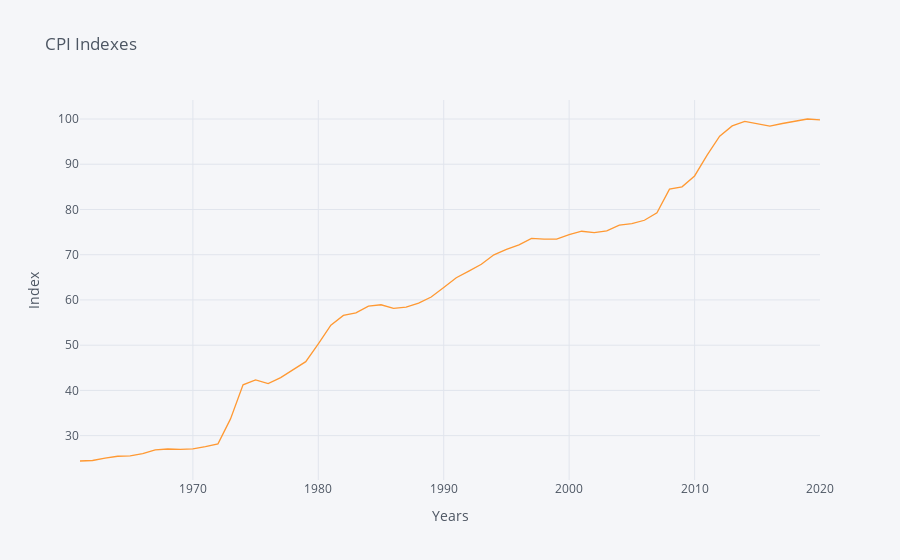
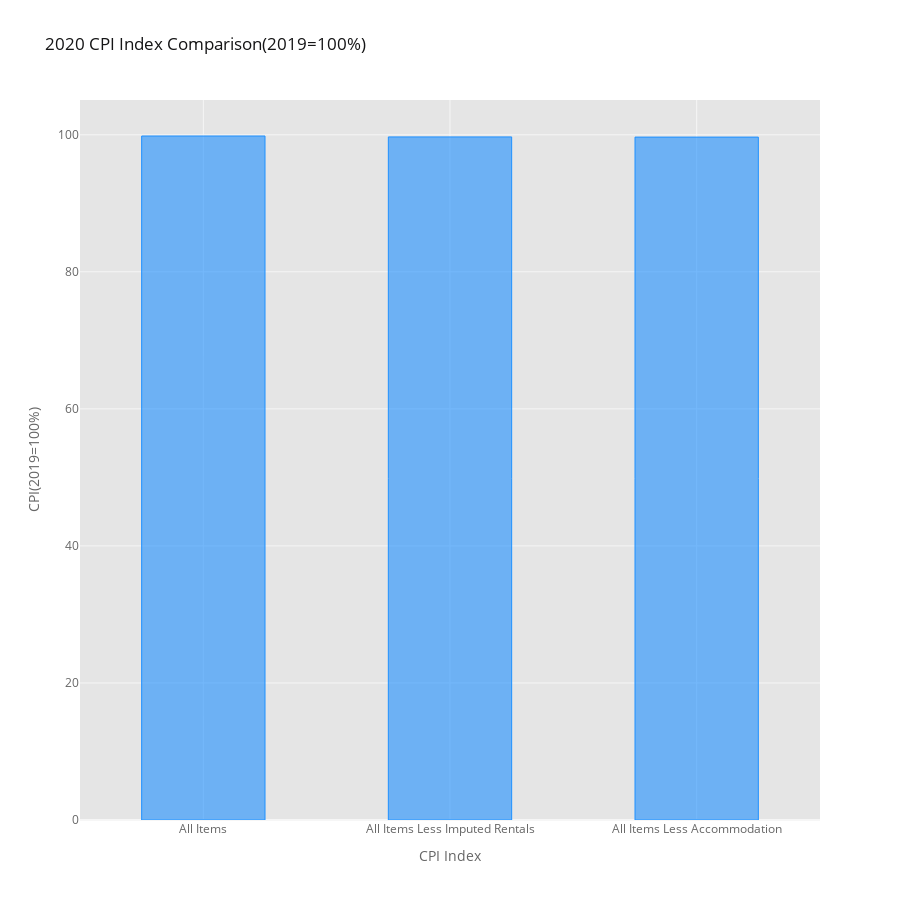
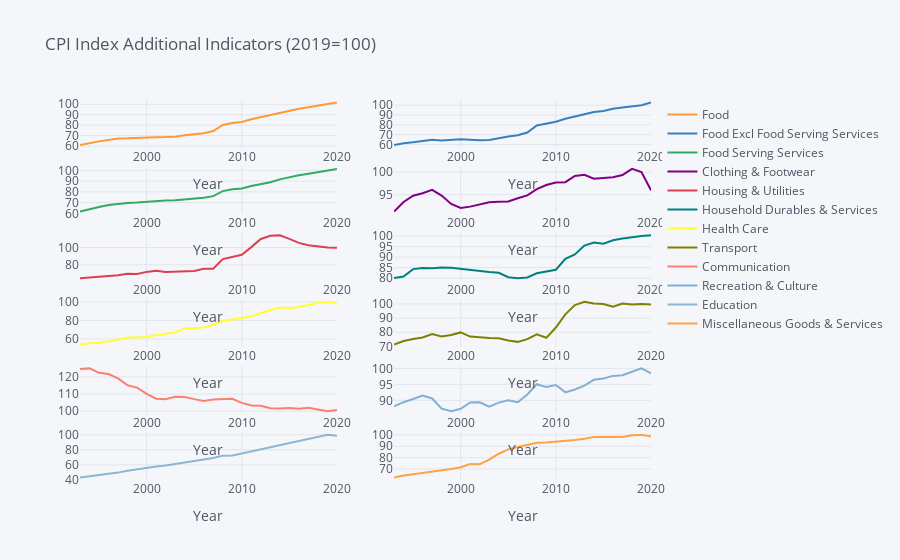
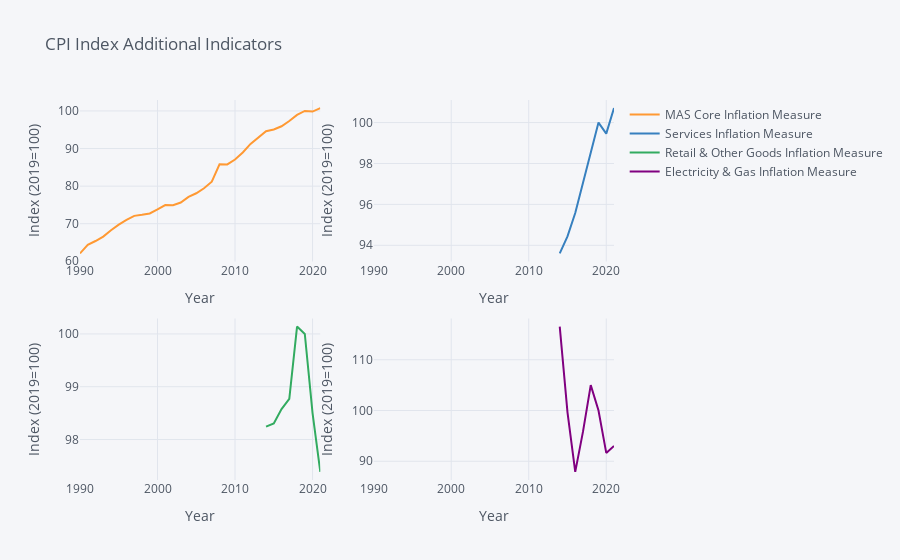

Here is the notebook cell these charts were saved with, in order:
### Code cell
#barchart of 2020 CPI
#filtering out only 2020 data to identify what are the differences between the 3 indexes before going into historical
dfCPI_2020 = dfCPI[dfCPI['year'] == 2020]



#displaying CPI index bar graph
#converting data to numeric
dfCPI_2020['value'] = dfCPI_2020['value'].apply(pd.to_numeric)


#line chart of CPI 
#dropping NA values 
dfCPI_drop = dfCPI[~dfCPI.value.str.contains("na")] #excludes all rows from the dataframe that contain the string "na" in the value column

#converting data type to numeric
dfCPI_drop['value'] = dfCPI_drop['value'].apply(pd.to_numeric)

#reshaping the dataframe
dfCPI_drop_shaped = dfCPI_drop.pivot(index='year', columns='level_1',
                                    values='value')

#displaying CPI index line graph
dfCPI_drop_shaped_allitems = dfCPI_drop_shaped['All Items']


#detailed line chart of CPI 
#reshaping the dataframe
dfDetailed_CPI_Annual_shaped = dfDetailed_CPI_Annual.pivot(index='year', columns='level_2',
                                    values='value')


#line chart of MAS Core Inflation
#dropping NA values
dfInflation_drop = dfInflation_drop = dfInflation[~dfInflation.value.str.contains("na")] #excludes all rows from the dataframe that contain the string "na" in the value column

dfInflation_drop['value'] = dfInflation_drop['value'].apply(pd.to_numeric)

dfInflation_drop_shaped = dfInflation_drop.pivot(index='year', columns='level_1',
                                    values='value')

dfCPI_drop_shaped_allitems.iplot(kind='line', xTitle='Years', yTitle='Index',
                    title='CPI Indexes')
print()

printmd(f'<u>**My thoughts, comments and analysis on the above chart:**</u>')

printmd(f'The chart shows the CPI Index performance over the years, with the CPI representing prices of general consumer goods. \
As seen the from the chart surprisingly during the financial crisis in 1997 and 2008 with the CPI increasing a relatively stable rate \
over the years.')

#displaying bar chart CPI
dfCPI_2020.iplot(kind="bar", x='level_1', y="value",
                  colors=["dodgerblue"],
                  bargap=0.5,
                  dimensions=(900,900),
                  theme="ggplot",
                  xTitle="CPI Index", yTitle="CPI(2019=100%)", title="2020 CPI Index Comparison(2019=100%)")

printmd(f'<u>**My thoughts, comments and analysis on the above chart:**</u>')

printmd(f'The bar chart shows the breakdown of the CPI indicators for 2020, which as can be seen had very little differences between each other \
with house prices during this period reaching all time highs in the news, I expected the All Items Less Accomodation indicator to be significantly less \
which would indicate that house prices were rising at a much higher price compared to the rest of consumer products. However, as seen from the graph \
that is not the case and it is more likely that ALL goods were at very high prices at that time.')
print()


#displaying detailed CPI index line graph
dfDetailed_CPI_Annual_shaped.iplot(y=['Food', 'Food Excl Food Serving Services', 'Food Serving Services', 'Clothing & Footwear', 'Housing & Utilities', 'Household Durables & Services', 'Health Care', 'Transport', 'Communication', 'Recreation & Culture', 'Education', 'Miscellaneous Goods & Services'],
               width=2.0,
               subplots=True,
               xTitle="Year", title="CPI Index Additional Indicators (2019=100)")
        

printmd(f'<u>**My thoughts, comments and analysis on the above chart:**</u>')

printmd(f'This chart is very interesting to me since it breaks down the CPI indicators into alot more detail compared to the previous datasets. \
As can be seen there was a significant increase in housing and utilities prices around the 2014 period which slowly tapered off to present time. \
What else is interesting is that communication was much more expensive in the past than it is now, this could be due to technology advancements, improvements \
in operational efficiency or economies of scale of the 3 big telecom companies, Singtel, M1, and Starhub that resulted in overall reduced prices.')
print()
print('Generally the rest of the other indicators experienced similair slow but steady increases in price however, it is noted that transport prices \
were at 73% of 2019 levels which scares me as I would soon be paying adult fares on public transport.')
print()


#displaying CPI Index line graph
dfInflation_drop_shaped.iplot(y=['MAS Core Inflation Measure', 'Services Inflation Measure', 'Retail & Other Goods Inflation Measure', 'Electricity & Gas Inflation Measure'],
               width=2.0,
               subplots=True,
               xTitle="Year", yTitle="Index (2019=100)", title="CPI Index Additional Indicators")



printmd(f'<u>**My thoughts, comments and analysis on the above chart:**</u>')

printmd(f'This chart shows us some more additional indicators, and first thing you will notice is that besides the MAS Core Inflation, \
the rest of the indicators are very weird looking. This is because, there was no data in the earlier years for the other indicators. I suspect it was due \
to the data not being recorded in their systems during that period which resulted in this data lapse.')
print()
print('Looking at the charts, the MAS Core inflation has steadily been increasing but thankfully, electricity and retail costs have decreased \
in 2020.')

print()

### Figure 1 — Plotly figure (JSON) as saved in the notebook; plotly's stock layout.template omitted (floating-point values rounded to 4 significant figures)
{"data": [{"line": {"color": "rgba(255, 153, 51, 1.0)", "dash": "solid", "shape": "linear", "width": 1.3}, "mode": "lines", "name": "All Items", "text": "", "type": "scatter", "x": [1961, 1962, 1963, 1964, 1965, 1966, 1967, 1968, 1969, 1970, 1971, 1972, 1973, 1974, 1975, 1976, 1977, 1978, 1979, 1980, 1981, 1982, 1983, 1984, 1985, 1986, 1987, 1988, 1989, 1990, 1991, 1992, 1993, 1994, 1995, 1996, 1997, 1998, 1999, 2000, 2001, 2002, 2003, 2004, 2005, 2006, 2007, 2008, 2009, 2010, 2011, 2012, 2013, 2014, 2015, 2016, 2017, 2018, 2019, 2020], "y": [24.4, 24.51, 25.03, 25.45, 25.51, 26.03, 26.87, 27.06, 26.99, 27.08, 27.59, 28.18, 33.71, 41.25, 42.31, 41.51, 42.83, 44.57, 46.36, 50.32, 54.44, 56.57, 57.16, 58.65, 58.93, 58.12, 58.4, 59.29, 60.65, 62.74, 64.9, 66.36, 67.88, 69.98, 71.19, 72.17, 73.63, 73.43, 73.44, 74.44, 75.19, 74.9, 75.26, 76.52, 76.88, 77.62, 79.25, 84.5, 85.01, 87.41, 92.0, 96.2, 98.47, 99.48, 98.96, 98.44, 99.0, 99.44, 100, 99.82]}], "layout": {"legend": {"bgcolor": "#F5F6F9", "font": {"color": "#4D5663"}}, "paper_bgcolor": "#F5F6F9", "plot_bgcolor": "#F5F6F9", "title": {"font": {"color": "#4D5663"}, "text": "CPI Indexes"}, "xaxis": {"gridcolor": "#E1E5ED", "showgrid": true, "tickfont": {"color": "#4D5663"}, "title": {"font": {"color": "#4D5663"}, "text": "Years"}, "zerolinecolor": "#E1E5ED"}, "yaxis": {"gridcolor": "#E1E5ED", "showgrid": true, "tickfont": {"color": "#4D5663"}, "title": {"font": {"color": "#4D5663"}, "text": "Index"}, "zerolinecolor": "#E1E5ED"}}}

### Figure 2 — Plotly figure (JSON) as saved in the notebook; plotly's stock layout.template omitted (floating-point values rounded to 4 significant figures)
{"data": [{"marker": {"color": "rgba(30, 144, 255, 0.6)", "line": {"color": "rgba(30, 144, 255, 1.0)", "width": 1}}, "name": "value", "orientation": "v", "text": "", "type": "bar", "x": ["All Items", "All Items Less Imputed Rentals", "All Items Less Accommodation"], "y": [99.82, 99.68, 99.66]}], "layout": {"bargap": 0.5, "height": 900, "legend": {"bgcolor": "#FFFFFF", "font": {"color": "#666666"}}, "paper_bgcolor": "#FFFFFF", "plot_bgcolor": "#E5E5E5", "title": {"font": {"color": "#151516"}, "text": "2020 CPI Index Comparison(2019=100%)"}, "width": 900, "xaxis": {"gridcolor": "#F6F6F6", "showgrid": true, "tickfont": {"color": "#666666"}, "title": {"font": {"color": "#666666"}, "text": "CPI Index"}, "zerolinecolor": "#F6F6F6"}, "yaxis": {"gridcolor": "#F6F6F6", "showgrid": true, "tickfont": {"color": "#666666"}, "title": {"font": {"color": "#666666"}, "text": "CPI(2019=100%)"}, "zerolinecolor": "#F6F6F6"}}}

### Figure 3 — Plotly figure (JSON) as saved in the notebook; plotly's stock layout.template omitted (floating-point values rounded to 4 significant figures)
{"data": [{"line": {"color": "rgba(255, 153, 51, 1.0)", "dash": "solid", "shape": "linear", "width": 2}, "mode": "lines", "name": "Food", "text": "", "type": "scatter", "x": [1993, 1994, 1995, 1996, 1997, 1998, 1999, 2000, 2001, 2002, 2003, 2004, 2005, 2006, 2007, 2008, 2009, 2010, 2011, 2012, 2013, 2014, 2015, 2016, 2017, 2018, 2019, 2020], "xaxis": "x", "y": [60.88, 63.04, 64.47, 65.86, 67.21, 67.35, 67.92, 68.26, 68.55, 68.58, 69.0, 70.34, 71.22, 72.31, 74.41, 80.17, 82.0, 83.12, 85.67, 87.63, 89.47, 92.11, 93.84, 95.73, 97.11, 98.51, 100, 101.8], "yaxis": "y"}, {"line": {"color": "rgba(55, 128, 191, 1.0)", "dash": "solid", "shape": "linear", "width": 2}, "mode": "lines", "name": "Food Excl Food Serving Services", "text": "", "type": "scatter", "x": [1993, 1994, 1995, 1996, 1997, 1998, 1999, 2000, 2001, 2002, 2003, 2004, 2005, 2006, 2007, 2008, 2009, 2010, 2011, 2012, 2013, 2014, 2015, 2016, 2017, 2018, 2019, 2020], "xaxis": "x2", "y": [59.46, 61.33, 62.27, 63.32, 64.88, 64.22, 65.02, 65.33, 65.04, 64.31, 64.72, 66.8, 68.15, 69.45, 72.23, 79.35, 81.3, 83.19, 86.15, 88.28, 90.33, 93.0, 94.19, 96.32, 97.56, 98.86, 100, 102.9], "yaxis": "y2"}, {"line": {"color": "rgba(50, 171, 96, 1.0)", "dash": "solid", "shape": "linear", "width": 2}, "mode": "lines", "name": "Food Serving Services", "text": "", "type": "scatter", "x": [1993, 1994, 1995, 1996, 1997, 1998, 1999, 2000, 2001, 2002, 2003, 2004, 2005, 2006, 2007, 2008, 2009, 2010, 2011, 2012, 2013, 2014, 2015, 2016, 2017, 2018, 2019, 2020], "xaxis": "x3", "y": [61.67, 64.09, 66.0, 67.72, 68.84, 69.76, 70.14, 70.5, 71.25, 71.9, 72.33, 73.08, 73.57, 74.49, 76.04, 80.73, 82.49, 83.13, 85.42, 87.28, 88.99, 91.62, 93.65, 95.41, 96.86, 98.32, 100, 101.3], "yaxis": "y3"}, {"line": {"color": "rgba(128, 0, 128, 1.0)", "dash": "solid", "shape": "linear", "width": 2}, "mode": "lines", "name": "Clothing & Footwear", "text": "", "type": "scatter", "x": [1993, 1994, 1995, 1996, 1997, 1998, 1999, 2000, 2001, 2002, 2003, 2004, 2005, 2006, 2007, 2008, 2009, 2010, 2011, 2012, 2013, 2014, 2015, 2016, 2017, 2018, 2019, 2020], "xaxis": "x4", "y": [91.23, 93.36, 94.76, 95.3, 96.06, 94.79, 92.92, 92.05, 92.34, 92.82, 93.31, 93.42, 93.49, 94.19, 94.84, 96.23, 97.12, 97.7, 97.76, 99.14, 99.4, 98.52, 98.68, 98.86, 99.35, 100.7, 100, 95.98], "yaxis": "y4"}, {"line": {"color": "rgba(219, 64, 82, 1.0)", "dash": "solid", "shape": "linear", "width": 2}, "mode": "lines", "name": "Housing & Utilities", "text": "", "type": "scatter", "x": [1993, 1994, 1995, 1996, 1997, 1998, 1999, 2000, 2001, 2002, 2003, 2004, 2005, 2006, 2007, 2008, 2009, 2010, 2011, 2012, 2013, 2014, 2015, 2016, 2017, 2018, 2019, 2020], "xaxis": "x5", "y": [64.56, 65.26, 65.89, 66.47, 67.92, 69.49, 69.33, 71.79, 73.05, 71.64, 71.79, 71.94, 72.93, 75.47, 75.4, 86.64, 89.22, 91.64, 100.5, 109.9, 113.6, 114.1, 110.1, 105.4, 102.7, 101.2, 100, 99.67], "yaxis": "y5"}, {"line": {"color": "rgba(0, 128, 128, 1.0)", "dash": "solid", "shape": "linear", "width": 2}, "mode": "lines", "name": "Household Durables & Services", "text": "", "type": "scatter", "x": [1993, 1994, 1995, 1996, 1997, 1998, 1999, 2000, 2001, 2002, 2003, 2004, 2005, 2006, 2007, 2008, 2009, 2010, 2011, 2012, 2013, 2014, 2015, 2016, 2017, 2018, 2019, 2020], "xaxis": "x6", "y": [80.09, 80.84, 84.32, 84.83, 84.71, 85.08, 84.95, 84.39, 84.01, 83.36, 82.93, 82.59, 80.51, 80.06, 80.36, 82.33, 83.2, 84.01, 89.2, 91.24, 95.49, 96.89, 96.3, 97.94, 98.77, 99.42, 100, 100.3], "yaxis": "y6"}, {"line": {"color": "rgba(255, 255, 51, 1.0)", "dash": "solid", "shape": "linear", "width": 2}, "mode": "lines", "name": "Health Care", "text": "", "type": "scatter", "x": [1993, 1994, 1995, 1996, 1997, 1998, 1999, 2000, 2001, 2002, 2003, 2004, 2005, 2006, 2007, 2008, 2009, 2010, 2011, 2012, 2013, 2014, 2015, 2016, 2017, 2018, 2019, 2020], "xaxis": "x7", "y": [53.9, 55.38, 56.16, 57.24, 59.22, 61.51, 61.45, 62.27, 64.12, 66.05, 67.23, 71.27, 71.63, 72.33, 75.33, 79.47, 80.9, 82.39, 84.25, 87.95, 91.31, 93.8, 93.5, 94.48, 96.95, 98.99, 100, 97.96], "yaxis": "y7"}, {"line": {"color": "rgba(128, 128, 0, 1.0)", "dash": "solid", "shape": "linear", "width": 2}, "mode": "lines", "name": "Transport", "text": "", "type": "scatter", "x": [1993, 1994, 1995, 1996, 1997, 1998, 1999, 2000, 2001, 2002, 2003, 2004, 2005, 2006, 2007, 2008, 2009, 2010, 2011, 2012, 2013, 2014, 2015, 2016, 2017, 2018, 2019, 2020], "xaxis": "x8", "y": [71.25, 73.8, 75.29, 76.24, 78.77, 77.08, 78.01, 79.87, 76.92, 76.31, 75.97, 75.72, 74.1, 73.2, 75.13, 78.46, 76.06, 83.32, 92.66, 99.17, 101.4, 100.3, 99.98, 98.03, 100.3, 99.6, 100, 99.58], "yaxis": "y8"}, {"line": {"color": "rgba(251, 128, 114, 1.0)", "dash": "solid", "shape": "linear", "width": 2}, "mode": "lines", "name": "Communication", "text": "", "type": "scatter", "x": [1993, 1994, 1995, 1996, 1997, 1998, 1999, 2000, 2001, 2002, 2003, 2004, 2005, 2006, 2007, 2008, 2009, 2010, 2011, 2012, 2013, 2014, 2015, 2016, 2017, 2018, 2019, 2020], "xaxis": "x9", "y": [124.7, 125.0, 122.4, 121.7, 119.2, 115.1, 113.8, 110.2, 107.3, 107.0, 108.4, 108.3, 107.0, 105.9, 106.8, 107.0, 107.2, 104.8, 103.3, 103.2, 101.7, 101.5, 101.8, 101.4, 101.9, 100.9, 100, 100.7], "yaxis": "y9"}, {"line": {"color": "rgba(128, 177, 211, 1.0)", "dash": "solid", "shape": "linear", "width": 2}, "mode": "lines", "name": "Recreation & Culture", "text": "", "type": "scatter", "x": [1993, 1994, 1995, 1996, 1997, 1998, 1999, 2000, 2001, 2002, 2003, 2004, 2005, 2006, 2007, 2008, 2009, 2010, 2011, 2012, 2013, 2014, 2015, 2016, 2017, 2018, 2019, 2020], "xaxis": "x10", "y": [88.15, 89.41, 90.41, 91.49, 90.58, 87.4, 86.61, 87.33, 89.31, 89.36, 87.99, 89.28, 90.03, 89.4, 91.82, 95.04, 94.14, 94.78, 92.49, 93.39, 94.6, 96.43, 96.82, 97.64, 97.87, 98.97, 100, 98.45], "yaxis": "y10"}, {"line": {"color": "rgba(128, 177, 211, 0.8999999999999999)", "dash": "solid", "shape": "linear", "width": 2}, "mode": "lines", "name": "Education", "text": "", "type": "scatter", "x": [1993, 1994, 1995, 1996, 1997, 1998, 1999, 2000, 2001, 2002, 2003, 2004, 2005, 2006, 2007, 2008, 2009, 2010, 2011, 2012, 2013, 2014, 2015, 2016, 2017, 2018, 2019, 2020], "xaxis": "x11", "y": [42.9, 44.39, 46.24, 48.27, 49.59, 51.94, 54.14, 55.63, 57.78, 59.1, 61.02, 63.13, 65.17, 67.19, 69.09, 72.27, 72.57, 75.1, 77.87, 81.03, 83.91, 86.77, 89.53, 92.25, 94.98, 97.7, 100, 98.93], "yaxis": "y11"}, {"line": {"color": "rgba(255, 153, 51, 0.8999999999999999)", "dash": "solid", "shape": "linear", "width": 2}, "mode": "lines", "name": "Miscellaneous Goods & Services", "text": "", "type": "scatter", "x": [1993, 1994, 1995, 1996, 1997, 1998, 1999, 2000, 2001, 2002, 2003, 2004, 2005, 2006, 2007, 2008, 2009, 2010, 2011, 2012, 2013, 2014, 2015, 2016, 2017, 2018, 2019, 2020], "xaxis": "x12", "y": [62.43, 64.32, 65.34, 66.41, 67.47, 68.78, 70.03, 71.51, 74.35, 74.25, 78.21, 83.43, 87.18, 89.33, 91.32, 93.08, 93.37, 94.03, 94.83, 95.52, 96.68, 98.03, 98.12, 98.32, 98.24, 99.57, 100, 98.86], "yaxis": "y12"}], "layout": {"legend": {"bgcolor": "#F5F6F9", "font": {"color": "#4D5663"}}, "paper_bgcolor": "#F5F6F9", "plot_bgcolor": "#F5F6F9", "title": {"font": {"color": "#4D5663"}, "text": "CPI Index Additional Indicators (2019=100)"}, "xaxis": {"anchor": "y", "domain": [0, 0.45], "gridcolor": "#E1E5ED", "showgrid": true, "tickfont": {"color": "#4D5663"}, "title": {"font": {"color": "#4D5663"}, "text": "Year"}, "zerolinecolor": "#E1E5ED"}, "xaxis10": {"anchor": "y10", "domain": [0.55, 1], "gridcolor": "#E1E5ED", "showgrid": true, "tickfont": {"color": "#4D5663"}, "title": {"font": {"color": "#4D5663"}, "text": "Year"}, "zerolinecolor": "#E1E5ED"}, "xaxis11": {"anchor": "y11", "domain": [0, 0.45], "gridcolor": "#E1E5ED", "showgrid": true, "tickfont": {"color": "#4D5663"}, "title": {"font": {"color": "#4D5663"}, "text": "Year"}, "zerolinecolor": "#E1E5ED"}, "xaxis12": {"anchor": "y12", "domain": [0.55, 1], "gridcolor": "#E1E5ED", "showgrid": true, "tickfont": {"color": "#4D5663"}, "title": {"font": {"color": "#4D5663"}, "text": "Year"}, "zerolinecolor": "#E1E5ED"}, "xaxis2": {"anchor": "y2", "domain": [0.55, 1], "gridcolor": "#E1E5ED", "showgrid": true, "tickfont": {"color": "#4D5663"}, "title": {"font": {"color": "#4D5663"}, "text": "Year"}, "zerolinecolor": "#E1E5ED"}, "xaxis3": {"anchor": "y3", "domain": [0, 0.45], "gridcolor": "#E1E5ED", "showgrid": true, "tickfont": {"color": "#4D5663"}, "title": {"font": {"color": "#4D5663"}, "text": "Year"}, "zerolinecolor": "#E1E5ED"}, "xaxis4": {"anchor": "y4", "domain": [0.55, 1], "gridcolor": "#E1E5ED", "showgrid": true, "tickfont": {"color": "#4D5663"}, "title": {"font": {"color": "#4D5663"}, "text": "Year"}, "zerolinecolor": "#E1E5ED"}, "xaxis5": {"anchor": "y5", "domain": [0, 0.45], "gridcolor": "#E1E5ED", "showgrid": true, "tickfont": {"color": "#4D5663"}, "title": {"font": {"color": "#4D5663"}, "text": "Year"}, "zerolinecolor": "#E1E5ED"}, "xaxis6": {"anchor": "y6", "domain": [0.55, 1], "gridcolor": "#E1E5ED", "showgrid": true, "tickfont": {"color": "#4D5663"}, "title": {"font": {"color": "#4D5663"}, "text": "Year"}, "zerolinecolor": "#E1E5ED"}, "xaxis7": {"anchor": "y7", "domain": [0, 0.45], "gridcolor": "#E1E5ED", "showgrid": true, "tickfont": {"color": "#4D5663"}, "title": {"font": {"color": "#4D5663"}, "text": "Year"}, "zerolinecolor": "#E1E5ED"}, "xaxis8": {"anchor": "y8", "domain": [0.55, 1], "gridcolor": "#E1E5ED", "showgrid": true, "tickfont": {"color": "#4D5663"}, "title": {"font": {"color": "#4D5663"}, "text": "Year"}, "zerolinecolor": "#E1E5ED"}, "xaxis9": {"anchor": "y9", "domain": [0, 0.45], "gridcolor": "#E1E5ED", "showgrid": true, "tickfont": {"color": "#4D5663"}, "title": {"font": {"color": "#4D5663"}, "text": "Year"}, "zerolinecolor": "#E1E5ED"}, "yaxis": {"anchor": "x", "domain": [0.875, 1], "gridcolor": "#E1E5ED", "showgrid": true, "tickfont": {"color": "#4D5663"}, "title": {"font": {"color": "#4D5663"}, "text": ""}, "zerolinecolor": "#E1E5ED"}, "yaxis10": {"anchor": "x10", "domain": [0.175, 0.3], "gridcolor": "#E1E5ED", "showgrid": true, "tickfont": {"color": "#4D5663"}, "title": {"font": {"color": "#4D5663"}, "text": ""}, "zerolinecolor": "#E1E5ED"}, "yaxis11": {"anchor": "x11", "domain": [0, 0.125], "gridcolor": "#E1E5ED", "showgrid": true, "tickfont": {"color": "#4D5663"}, "title": {"font": {"color": "#4D5663"}, "text": ""}, "zerolinecolor": "#E1E5ED"}, "yaxis12": {"anchor": "x12", "domain": [0, 0.125], "gridcolor": "#E1E5ED", "showgrid": true, "tickfont": {"color": "#4D5663"}, "title": {"font": {"color": "#4D5663"}, "text": ""}, "zerolinecolor": "#E1E5ED"}, "yaxis2": {"anchor": "x2", "domain": [0.875, 1], "gridcolor": "#E1E5ED", "showgrid": true, "tickfont": {"color": "#4D5663"}, "title": {"font": {"color": "#4D5663"}, "text": ""}, "zerolinecolor": "#E1E5ED"}, "yaxis3": {"anchor": "x3", "domain": [0.7, 0.825], "gridcolor": "#E1E5ED", "showgrid": true, "tickfont": {"color": "#4D5663"}, "title": {"font": {"color": "#4D5663"}, "text": ""}, "zerolinecolor": "#E1E5ED"}, "yaxis4": {"anchor": "x4", "domain": [0.7, 0.825], "gridcolor": "#E1E5ED", "showgrid": true, "tickfont": {"color": "#4D5663"}, "title": {"font": {"color": "#4D5663"}, "text": ""}, "zerolinecolor": "#E1E5ED"}, "yaxis5": {"anchor": "x5", "domain": [0.525, 0.65], "gridcolor": "#E1E5ED", "showgrid": true, "tickfont": {"color": "#4D5663"}, "title": {"font": {"color": "#4D5663"}, "text": ""}, "zerolinecolor": "#E1E5ED"}, "yaxis6": {"anchor": "x6", "domain": [0.525, 0.65], "gridcolor": "#E1E5ED", "showgrid": true, "tickfont": {"color": "#4D5663"}, "title": {"font": {"color": "#4D5663"}, "text": ""}, "zerolinecolor": "#E1E5ED"}, "yaxis7": {"anchor": "x7", "domain": [0.35, 0.475], "gridcolor": "#E1E5ED", "showgrid": true, "tickfont": {"color": "#4D5663"}, "title": {"font": {"color": "#4D5663"}, "text": ""}, "zerolinecolor": "#E1E5ED"}, "yaxis8": {"anchor": "x8", "domain": [0.35, 0.475], "gridcolor": "#E1E5ED", "showgrid": true, "tickfont": {"color": "#4D5663"}, "title": {"font": {"color": "#4D5663"}, "text": ""}, "zerolinecolor": "#E1E5ED"}, "yaxis9": {"anchor": "x9", "domain": [0.175, 0.3], "gridcolor": "#E1E5ED", "showgrid": true, "tickfont": {"color": "#4D5663"}, "title": {"font": {"color": "#4D5663"}, "text": ""}, "zerolinecolor": "#E1E5ED"}}}

### Figure 4 — Plotly figure (JSON) as saved in the notebook; plotly's stock layout.template omitted (floating-point values rounded to 4 significant figures)
{"data": [{"line": {"color": "rgba(255, 153, 51, 1.0)", "dash": "solid", "shape": "linear", "width": 2}, "mode": "lines", "name": "MAS Core Inflation Measure", "text": "", "type": "scatter", "x": [1990, 1991, 1992, 1993, 1994, 1995, 1996, 1997, 1998, 1999, 2000, 2001, 2002, 2003, 2004, 2005, 2006, 2007, 2008, 2009, 2010, 2011, 2012, 2013, 2014, 2015, 2016, 2017, 2018, 2019, 2020, 2021], "xaxis": "x", "y": [62.09, 64.36, 65.4, 66.56, 68.25, 69.74, 71.0, 72.09, 72.38, 72.74, 73.82, 74.97, 74.93, 75.63, 77.14, 78.1, 79.44, 81.19, 85.8, 85.78, 87.08, 88.97, 91.24, 92.8, 94.61, 95.08, 95.93, 97.33, 98.97, 100, 99.84, 100.8], "yaxis": "y"}, {"line": {"color": "rgba(55, 128, 191, 1.0)", "dash": "solid", "shape": "linear", "width": 2}, "mode": "lines", "name": "Services Inflation Measure", "text": "", "type": "scatter", "x": [1990, 1991, 1992, 1993, 1994, 1995, 1996, 1997, 1998, 1999, 2000, 2001, 2002, 2003, 2004, 2005, 2006, 2007, 2008, 2009, 2010, 2011, 2012, 2013, 2014, 2015, 2016, 2017, 2018, 2019, 2020, 2021], "xaxis": "x2", "y": ["", "", "", "", "", "", "", "", "", "", "", "", "", "", "", "", "", "", "", "", "", "", "", "", 93.6, 94.44, 95.58, 97.03, 98.45, 100, 99.46, 100.7], "yaxis": "y2"}, {"line": {"color": "rgba(50, 171, 96, 1.0)", "dash": "solid", "shape": "linear", "width": 2}, "mode": "lines", "name": "Retail & Other Goods Inflation Measure", "text": "", "type": "scatter", "x": [1990, 1991, 1992, 1993, 1994, 1995, 1996, 1997, 1998, 1999, 2000, 2001, 2002, 2003, 2004, 2005, 2006, 2007, 2008, 2009, 2010, 2011, 2012, 2013, 2014, 2015, 2016, 2017, 2018, 2019, 2020, 2021], "xaxis": "x3", "y": ["", "", "", "", "", "", "", "", "", "", "", "", "", "", "", "", "", "", "", "", "", "", "", "", 98.25, 98.3, 98.58, 98.77, 100.1, 100, 98.5, 97.39], "yaxis": "y3"}, {"line": {"color": "rgba(128, 0, 128, 1.0)", "dash": "solid", "shape": "linear", "width": 2}, "mode": "lines", "name": "Electricity & Gas Inflation Measure", "text": "", "type": "scatter", "x": [1990, 1991, 1992, 1993, 1994, 1995, 1996, 1997, 1998, 1999, 2000, 2001, 2002, 2003, 2004, 2005, 2006, 2007, 2008, 2009, 2010, 2011, 2012, 2013, 2014, 2015, 2016, 2017, 2018, 2019, 2020, 2021], "xaxis": "x4", "y": ["", "", "", "", "", "", "", "", "", "", "", "", "", "", "", "", "", "", "", "", "", "", "", "", 116.5, 99.65, 87.89, 95.83, 105.0, 100, 91.64, 93.03], "yaxis": "y4"}], "layout": {"legend": {"bgcolor": "#F5F6F9", "font": {"color": "#4D5663"}}, "paper_bgcolor": "#F5F6F9", "plot_bgcolor": "#F5F6F9", "title": {"font": {"color": "#4D5663"}, "text": "CPI Index Additional Indicators"}, "xaxis": {"anchor": "y", "domain": [0, 0.45], "gridcolor": "#E1E5ED", "showgrid": true, "tickfont": {"color": "#4D5663"}, "title": {"font": {"color": "#4D5663"}, "text": "Year"}, "zerolinecolor": "#E1E5ED"}, "xaxis2": {"anchor": "y2", "domain": [0.55, 1], "gridcolor": "#E1E5ED", "showgrid": true, "tickfont": {"color": "#4D5663"}, "title": {"font": {"color": "#4D5663"}, "text": "Year"}, "zerolinecolor": "#E1E5ED"}, "xaxis3": {"anchor": "y3", "domain": [0, 0.45], "gridcolor": "#E1E5ED", "showgrid": true, "tickfont": {"color": "#4D5663"}, "title": {"font": {"color": "#4D5663"}, "text": "Year"}, "zerolinecolor": "#E1E5ED"}, "xaxis4": {"anchor": "y4", "domain": [0.55, 1], "gridcolor": "#E1E5ED", "showgrid": true, "tickfont": {"color": "#4D5663"}, "title": {"font": {"color": "#4D5663"}, "text": "Year"}, "zerolinecolor": "#E1E5ED"}, "yaxis": {"anchor": "x", "domain": [0.575, 1], "gridcolor": "#E1E5ED", "showgrid": true, "tickfont": {"color": "#4D5663"}, "title": {"font": {"color": "#4D5663"}, "text": "Index (2019=100)"}, "zerolinecolor": "#E1E5ED"}, "yaxis2": {"anchor": "x2", "domain": [0.575, 1], "gridcolor": "#E1E5ED", "showgrid": true, "tickfont": {"color": "#4D5663"}, "title": {"font": {"color": "#4D5663"}, "text": "Index (2019=100)"}, "zerolinecolor": "#E1E5ED"}, "yaxis3": {"anchor": "x3", "domain": [0, 0.425], "gridcolor": "#E1E5ED", "showgrid": true, "tickfont": {"color": "#4D5663"}, "title": {"font": {"color": "#4D5663"}, "text": "Index (2019=100)"}, "zerolinecolor": "#E1E5ED"}, "yaxis4": {"anchor": "x4", "domain": [0, 0.425], "gridcolor": "#E1E5ED", "showgrid": true, "tickfont": {"color": "#4D5663"}, "title": {"font": {"color": "#4D5663"}, "text": "Index (2019=100)"}, "zerolinecolor": "#E1E5ED"}}}
